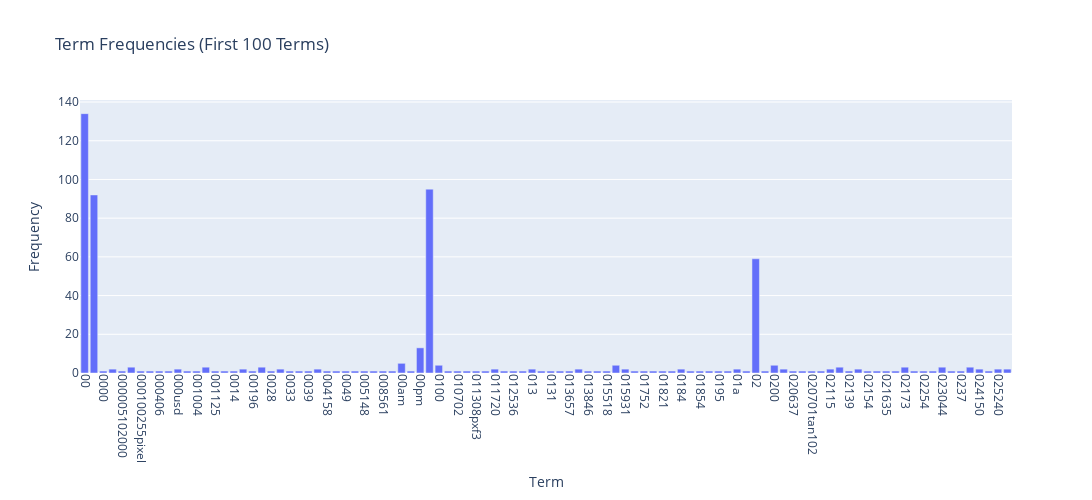

The notebook cell saved with this chart:
### Markdown cell above
### >>> **Exercise 12 (take home):**
If you want a nicer interactive visualization here, I would encourage you try to install and use plotly to achieve this.

### Code cell
# Answer here
import plotly.express as px

# Create an interactive bar plot for the first 100 terms
terms = count_vect.get_feature_names_out()[:100]
freqs = term_frequencies[:100]

fig = px.bar(x=terms, y=freqs, labels={'x': 'Term', 'y': 'Frequency'}, title='Term Frequencies (First 100 Terms)')
fig.update_layout(xaxis_tickangle=90, width=1200, height=500)
fig.show()

### Figure 1 — Plotly figure (JSON) as saved in the notebook; plotly's stock layout.template omitted (floating-point values rounded to 4 significant figures)
{"data": [{"hovertemplate": "Term=%{x}<br>Frequency=%{y}<extra></extra>", "legendgroup": "", "marker": {"color": "#636efa", "pattern": {"shape": ""}}, "name": "", "orientation": "v", "showlegend": false, "textposition": "auto", "type": "bar", "x": ["00", "000", "0000", "0000001200", "000005102000", "0001", "000100255pixel", "00014", "000406", "0007", "000usd", "0010", "001004", "0010580b", "001125", "001200201pixel", "0014", "001642", "00196", "002", "0028", "003258u19250", "0033", "0038", "0039", "004021809", "004158", "004627", "0049", "00500", "005148", "00630", "008561", "0094", "00am", "00index", "00pm", "01", "0100", "010116", "010702", "011255", "011308pxf3", "011605", "011720", "012019", "012536", "012946", "013", "013034", "0131", "013423tan102", "013657", "0138", "013846", "0150", "015518", "01580", "015931", "01720", "01752", "0179", "01821", "01830", "0184", "01852", "01854", "01890", "0195", "0199", "01a", "01wb", "02", "020", "0200", "020504", "020637", "020646", "020701tan102", "020751", "02115", "02118", "02139", "02142", "02154", "02160", "021635", "021708", "02173", "0223", "02254", "022621tan102", "023044", "0235", "0237", "024103", "024150", "024626", "025240", "025924"], "xaxis": "x", "y": [134, 92, 1, 2, 1, 3, 1, 1, 1, 1, 2, 1, 1, 3, 1, 1, 1, 2, 1, 3, 1, 2, 1, 1, 1, 2, 1, 1, 1, 1, 1, 1, 1, 1, 5, 1, 13, 95, 4, 1, 1, 1, 1, 1, 2, 1, 1, 1, 2, 1, 1, 1, 1, 2, 1, 1, 1, 4, 2, 1, 1, 1, 1, 1, 2, 1, 1, 1, 1, 1, 2, 1, 59, 1, 4, 2, 1, 1, 1, 1, 2, 3, 1, 2, 1, 1, 1, 1, 3, 1, 1, 1, 3, 1, 1, 3, 2, 1, 2, 2], "yaxis": "y"}], "layout": {"barmode": "relative", "height": 500, "legend": {"tracegroupgap": 0}, "title": {"text": "Term Frequencies (First 100 Terms)"}, "width": 1200, "xaxis": {"anchor": "y", "domain": [0, 1], "tickangle": 90, "title": {"text": "Term"}}, "yaxis": {"anchor": "x", "domain": [0, 1], "title": {"text": "Frequency"}}}}
